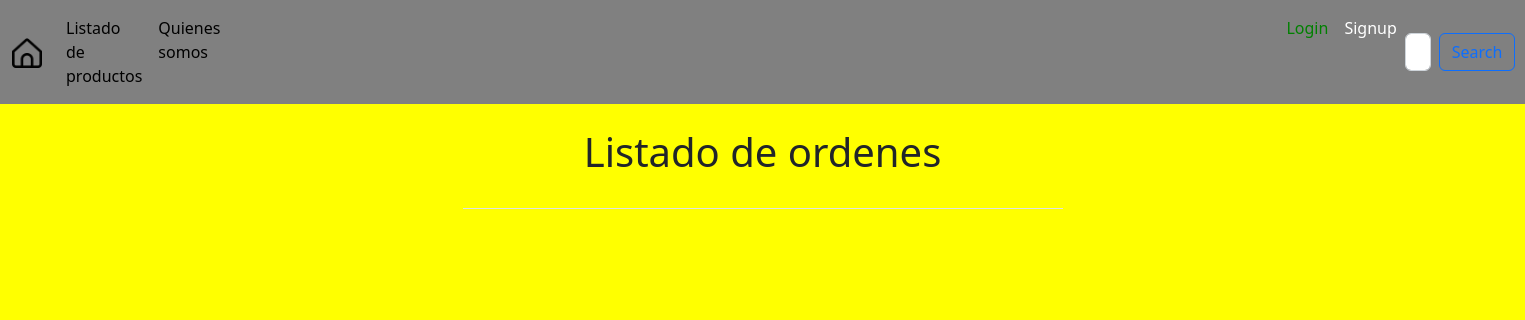
The page /orders/list-orders/ on the database as committed earlier.
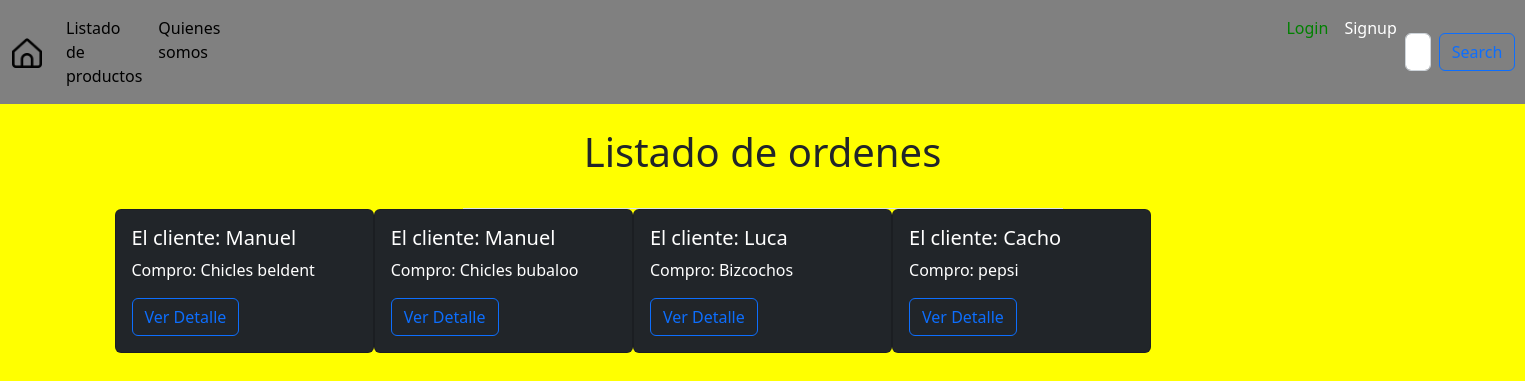
The same page on the database as committed later.
### orders/models.py (models this page shows)
class Order(models.Model):
    client = models.CharField(max_length=100)
    product = models.CharField(max_length=100)
    payment_method = models.CharField(max_length=100)

### orders/views.py (the view)
# urls.py: path('list-orders/', list_orders),
def list_orders(request):
    orders = Order.objects.all()
    context = {
        'orders': orders
    }
    return render(request, 'orders/list_orders.html', context=context)

### templates/orders/list_orders.html (shortened to what this page needs)
{% extends 'base.html' %}
{% block content %}
    <div class="mx-auto border-bottom py-4 text-center" style="width: 600px">
    <h1>Listado de ordenes</h1>
</div>
    {% for order in orders %}
<div class="container">
    <div class="card text-white bg-dark" style="width: 20%; float: left;">
        <div class="card-body">
        <h5 class="card-title">El cliente: {{order.client}}</h5>
        <p class="card-text"> Compro: {{order.product}}</p>
        <a href="#" class="btn btn-outline-primary btn-block">Ver Detalle</a>
        </div>
    </div>
    </div>
    {% endfor %}
{% endblock %}

### templates/base.html (shortened to what this page needs)
{% load static %}
<!DOCTYPE html>
<html lang="en">
<head>
    <link href="https://cdn.jsdelivr.net/npm/bootstrap@5.2.3/dist/css/bootstrap.min.css" rel="stylesheet">
</head>
<body style="background-color: yellow;">
    <header>
        <nav class="navbar navbar-expand-lg navbar-dark" style="background-color:grey">
            <div class="container-fluid">
            <a class="navbar-brand" href="/">
                <img src="{% static 'hogar.jpg' %}"
                alt="no disponible"
                style="width: 30px"
            /></a>
            <div class="collapse navbar-collapse" id="navbarScroll">
                <ul class="navbar-nav me-auto my-2 my-lg-0 navbar-nav-scroll" style="--bs-scroll-height: 100px;">
                <li class="nav-item">
                    <a class="nav-link active" aria-current="page" href="/products/list-product"  style="color:black">Listado de productos</a>
                </li>
                <li class="nav-item">
                    <a class="nav-link" href="/nosotros"  style="color:black">Quienes somos</a>
                </li>
                {% if request.user.is_authenticated %}
                <li class="nav-item" style="margin-left: 650px;">
                    <a class="nav-link " style="color: red;" href="/users/logout/">Logout</a>
                </li>
                <li class="nav-item" style=>
                    <a class="nav-link " href="/users/update/"  style="color:black">{{request.user.username}}</a>
                </li>
                {% else %}
                <li class="nav-item"  style="margin-left: 1050px;">
                    <a class="nav-link" style="color: green;" href="/users/login/">Login</a>
                </li>
                <li class="nav-item">
                    <a class="nav-link" style="color: white" href="/users/signup/">Signup</a>
                </li>
                {% endif %}
                </ul>
                <form class="d-flex" role="search" action="/products/list-product/" method="GET">
                <input class="form-control me-2" type="search" placeholder="Search" aria-label="Search" name="search">
                <button class="btn btn-outline-primary" type="submit">Search</button>
                </form>
            </div>
            </div>
        </nav>
    </header>
    {% block content %}
    {% endblock %}
</body>
</html>

Rows that differ between the two databases and show on the page:
added Order: client "Manuel", product "Chicles beldent"
added Order: client "Manuel", product "Chicles bubaloo"
added Order: client "Luca", product "Bizcochos"
added Order: client "Cacho", product "pepsi"
